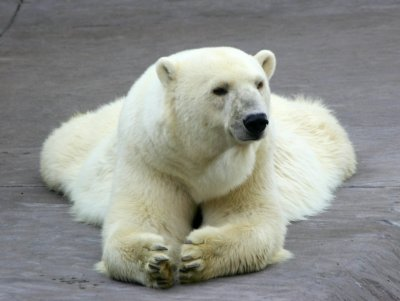
#> input picture hw3/MVC/img/src0.jpg, 400 x 301 px
$ python edge.py img/src0.jpg   (older library calls are emulated)
#> lines starting #> are read from the running program, lines starting #| are printed output that depends on the picture; after the words box and inside, x2 and y2 are one past the last pixel; in counts of white or black regions, pixels touching at a corner belong together
import cv2, os, sys
import numpy as np
img = cv2.imread(sys.argv[1])
#> img is the input picture: shape (301, 400, 3); mean B, G, R 140.6, 146.1, 144.3
imgray = cv2.cvtColor(img, cv2.COLOR_BGR2GRAY)
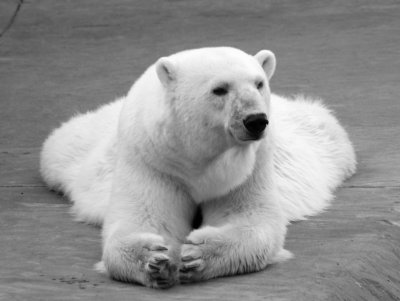
#> imgray: shape (301, 400); min 0, max 254, mean 144.9
ret, thresh = cv2.threshold(imgray, 127, 255, 0)
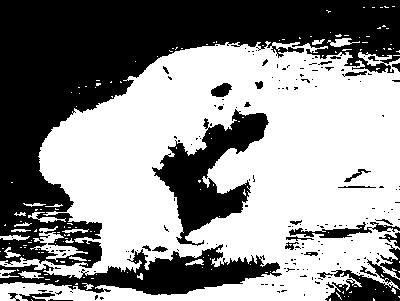
#> thresh: shape (301, 400); 55.9% white; 189 black regions (159 under 20 px)
image, cnts, hierarchy = cv2.findContours(thresh, cv2.RETR_EXTERNAL, cv2.CHAIN_APPROX_NONE)
#> cnts = 148 contours, 134 with area under 20; largest, box (x1, y1, x2, y2) and area: (0, 41, 400, 301) 71860, (30, 226, 88, 262) 469, (327, 38, 360, 47) 104, (28, 212, 66, 223) 94, (18, 271, 44, 279) 84
c = np.array(cnts[0], dtype=np.uint16)
#> c = [[31, 299], [32, 300]]
c = c.reshape(c.shape[0], c.shape[-1])
np.savetxt('edge.txt', c[:, ::-1], fmt='%d')

$ run again, on hw3/MVC/img/target0.jpg
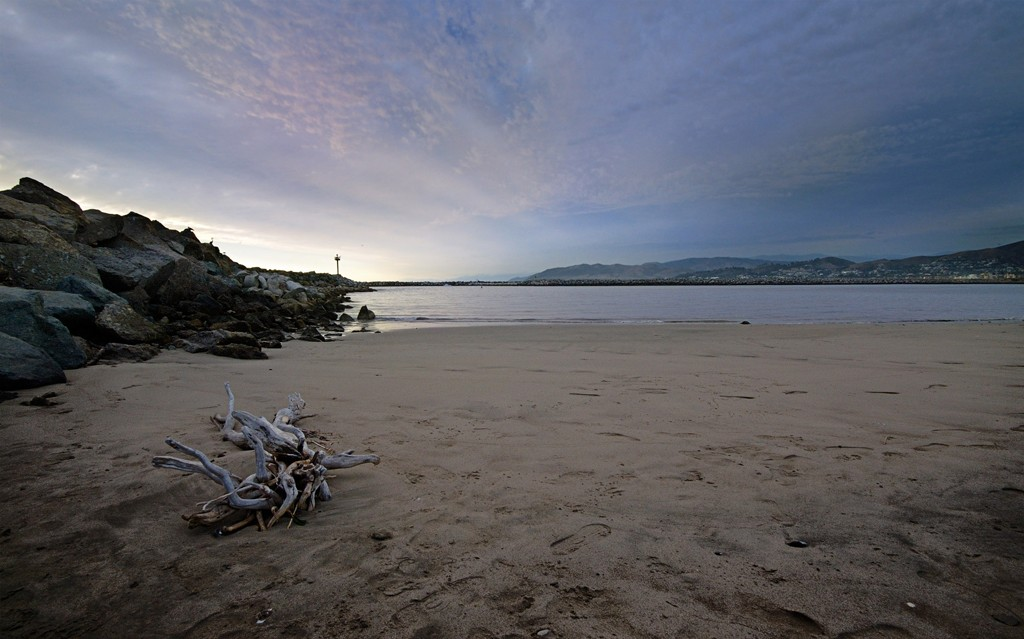
#> input picture hw3/MVC/img/target0.jpg, 1024 x 639 px
#> img is the input picture: shape (639, 1024, 3); mean B, G, R 106.3, 98.5, 97.2
#> `imgray = cv2.cvtColor(img, cv2.COLOR_BGR2GRAY)`:
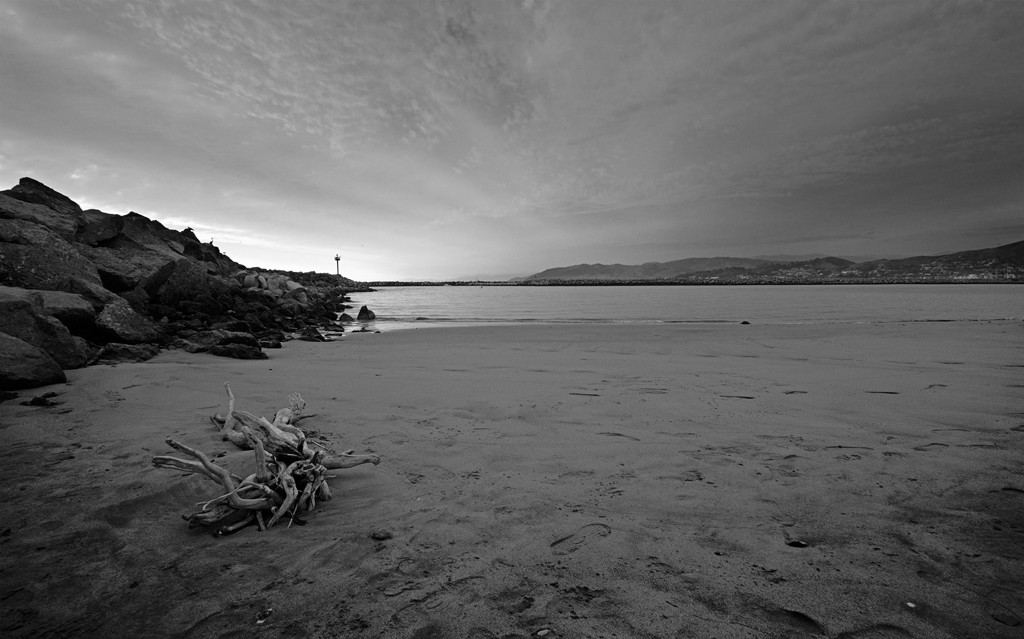
#> imgray: shape (639, 1024); min 0, max 255, mean 99
#> `ret, thresh = cv2.threshold(imgray, 127, 255, 0)`:
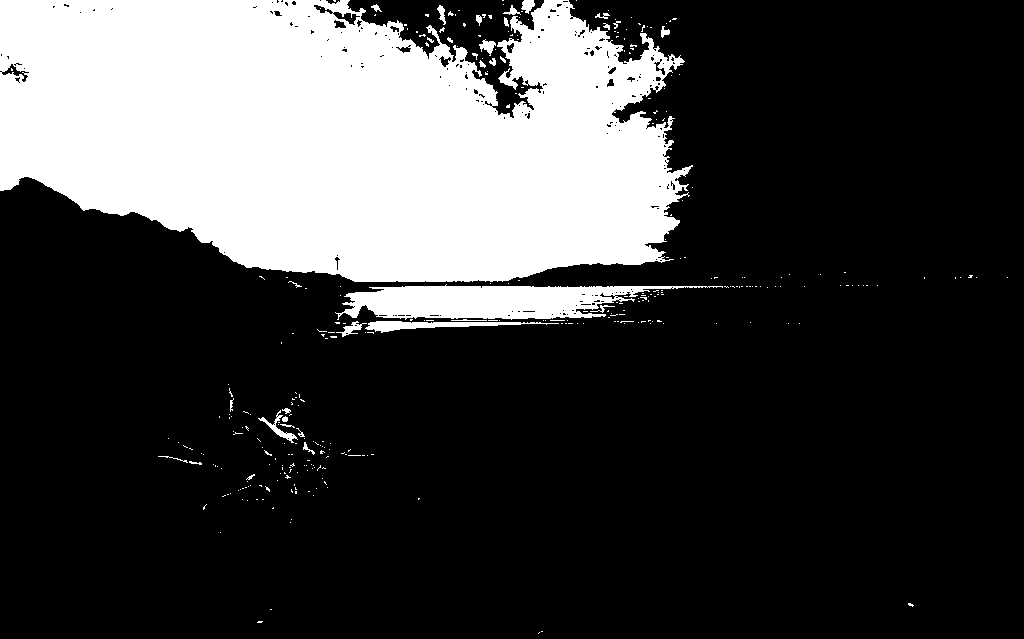
#> thresh: shape (639, 1024); 25.3% white; 331 white regions (299 under 20 px)
#> cnts = 329 contours, 312 with area under 20; largest, box (x1, y1, x2, y2) and area: (0, 0, 693, 282) 153632, (335, 284, 723, 320) 7800, (365, 321, 559, 333) 742, (258, 410, 298, 443) 194, (336, 321, 367, 337) 116
#> c = [[539, 632], [538, 633]]
